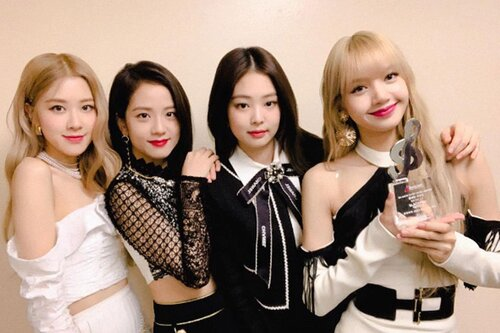
#> input picture BlackPink.jpg, 500 x 333 px
$ python faceDeteact2.py BlackPink.jpg
#> lines starting #> are read from the running program, lines starting #| are printed output that depends on the picture; after the words box and inside, x2 and y2 are one past the last pixel; in counts of white or black regions, pixels touching at a corner belong together
import cv2
import sys

imagePath = sys.argv[1]
cascPath = "haarcascade_frontalface_default.xml"

faceCascade = cv2.CascadeClassifier(cascPath)


image = cv2.imread(imagePath)
#> image is the input picture: shape (333, 500, 3); mean B, G, R 126.1, 142.5, 168.1
gray = cv2.cvtColor(image, cv2.COLOR_BGR2GRAY)
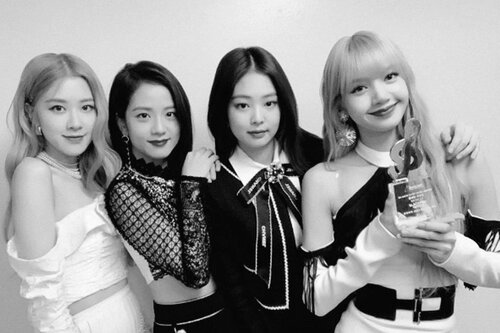
#> gray: shape (333, 500); min 0, max 255, mean 148.3

faces = faceCascade.detectMultiScale(
    gray,
    scaleFactor=1.1,
    minNeighbors=5,
    minSize=(30, 30)
)
#> faces = [[221, 79, 69, 69], [36, 81, 72, 72], [120, 88, 70, 70], [337, 47, 85, 85]]

print("Found {0} faces!".format(len(faces)))
#| Found 4 faces!

for (x, y, w, h) in faces:
    cv2.rectangle(image, (x, y), (x+w, y+h), (0, 255, 0), 2)
#> this loop made 4 passes
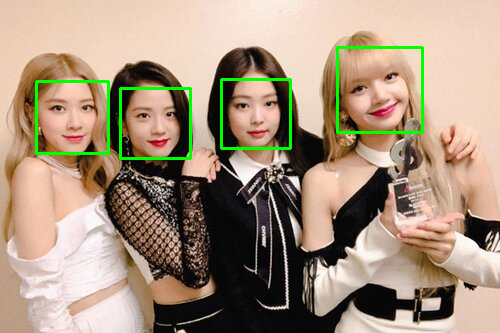
#> image: shape (333, 500, 3); 2.12% of pixels changed, all inside (x1, y1, x2, y2) = (35, 46, 424, 160)

cv2.imshow("Faces found", image)
cv2.waitKey(0)

$ run again, on oneD.jpg
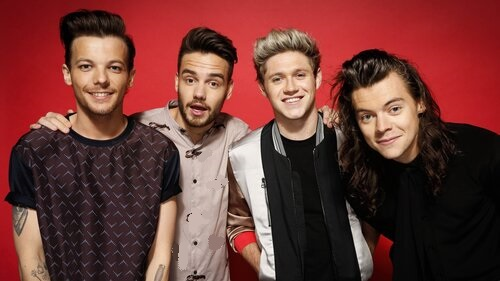
#> input picture oneD.jpg, 500 x 281 px
#> image is the input picture: shape (281, 500, 3); mean B, G, R 54, 58.2, 111.4
#> `gray = cv2.cvtColor(image, cv2.COLOR_BGR2GRAY)`:
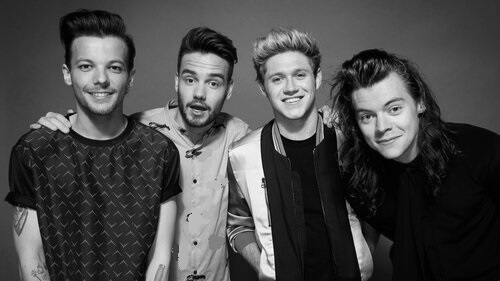
#> gray: shape (281, 500); min 0, max 255, mean 73.6
#> faces = [[258, 52, 63, 63], [67, 41, 68, 68], [167, 54, 67, 67], [345, 82, 74, 74]]
#| Found 4 faces!
#> the loop `for (x, y, w, h) in faces:` made 4 passes
#> after the loop `for (x, y, w, h) in faces:`:
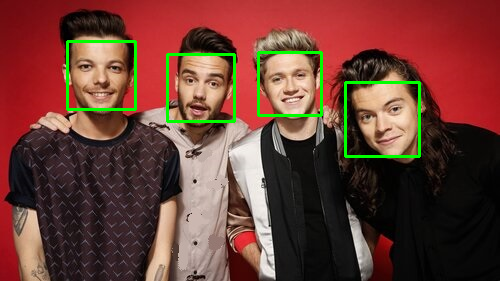
#> image: shape (281, 500, 3); 2.31% of pixels changed, all inside (x1, y1, x2, y2) = (66, 40, 421, 158)

$ run again, on abba.png
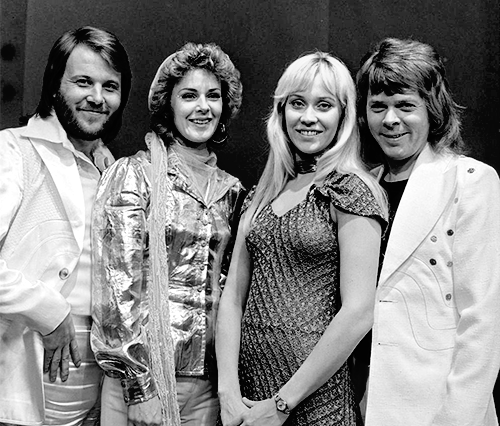
#> input picture abba.png, 500 x 426 px
#> image is the input picture: shape (426, 500, 3); min 0, max 255, mean 130.8
#> faces = [[168, 70, 66, 66], [56, 55, 75, 75], [267, 69, 87, 87], [354, 78, 74, 74]]
#| Found 4 faces!
#> the loop `for (x, y, w, h) in faces:` made 4 passes
#> after the loop `for (x, y, w, h) in faces:`:
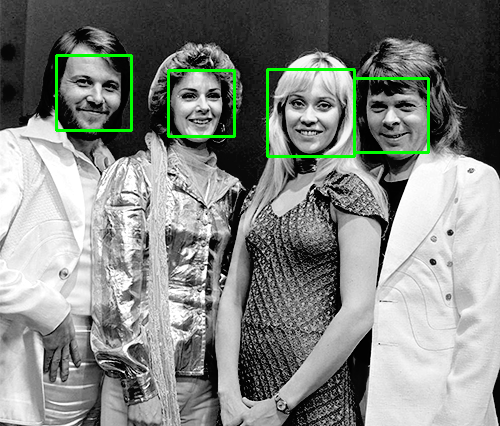
#> image: shape (426, 500, 3); 1.59% of pixels changed, all inside (x1, y1, x2, y2) = (55, 54, 430, 158)
